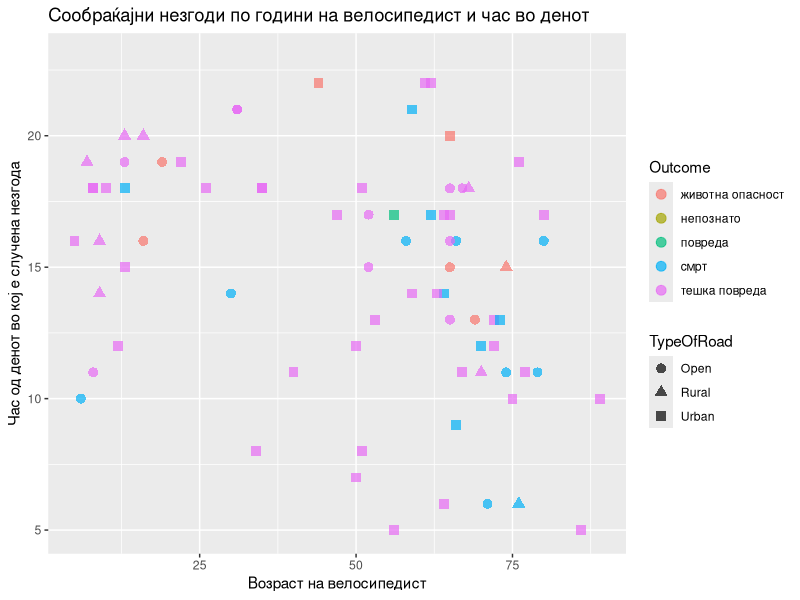
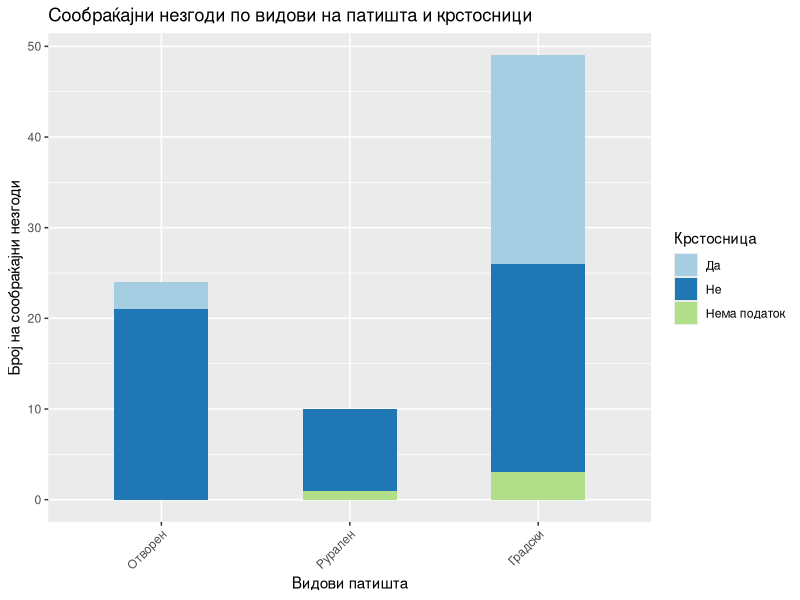
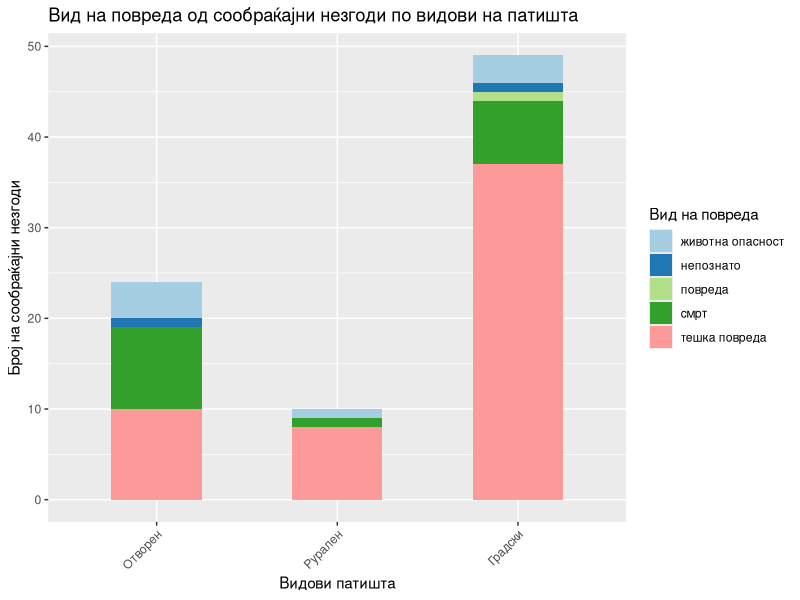
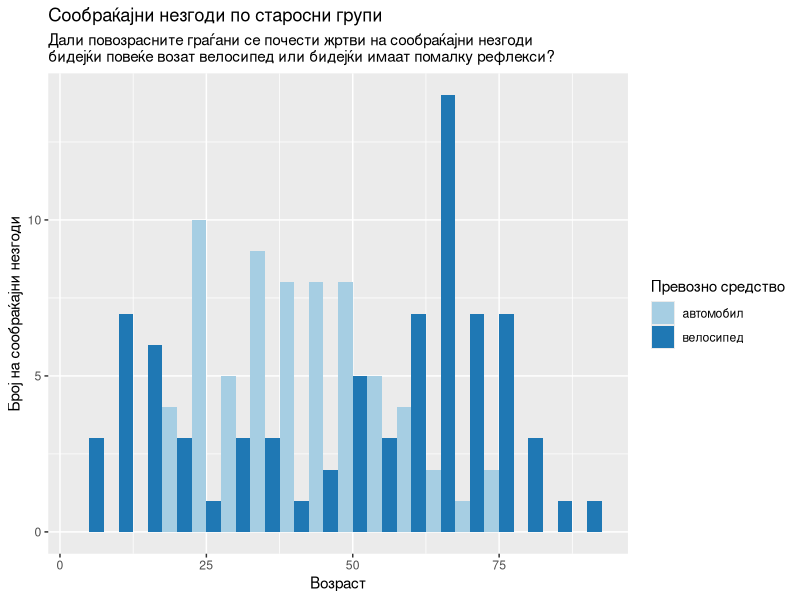
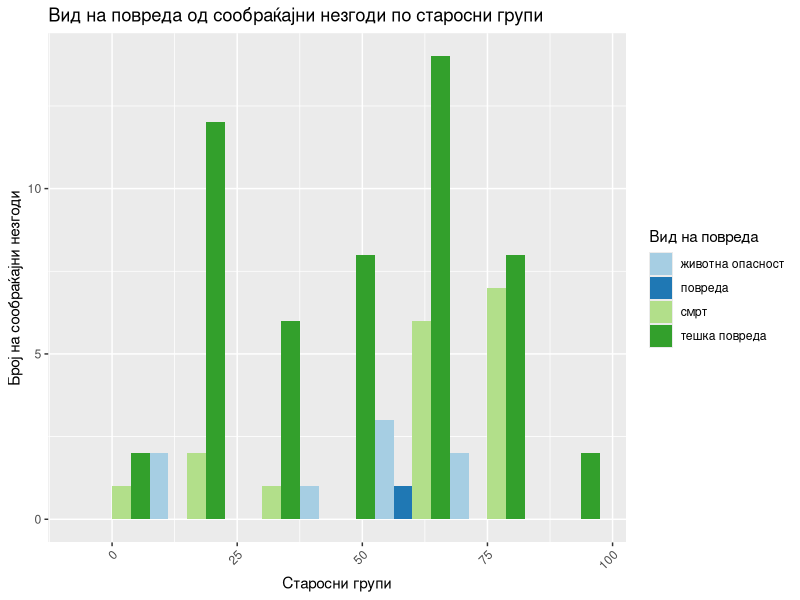
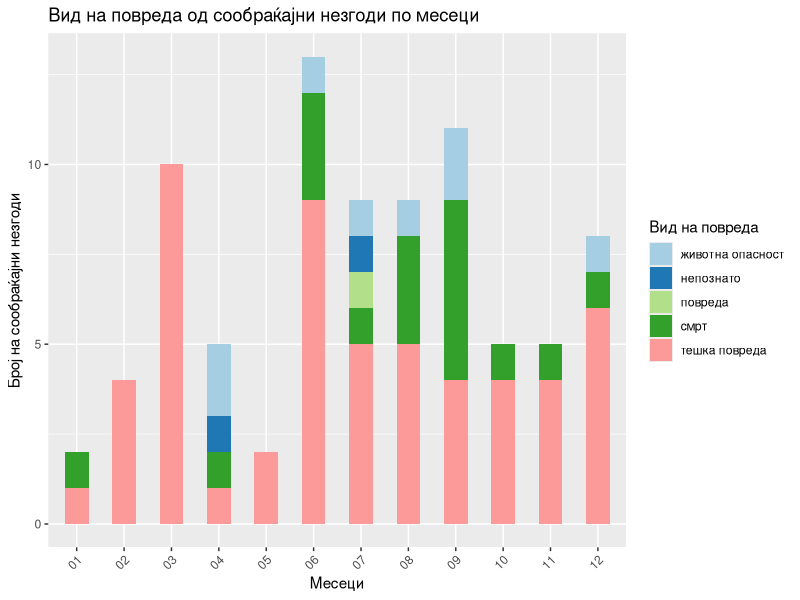
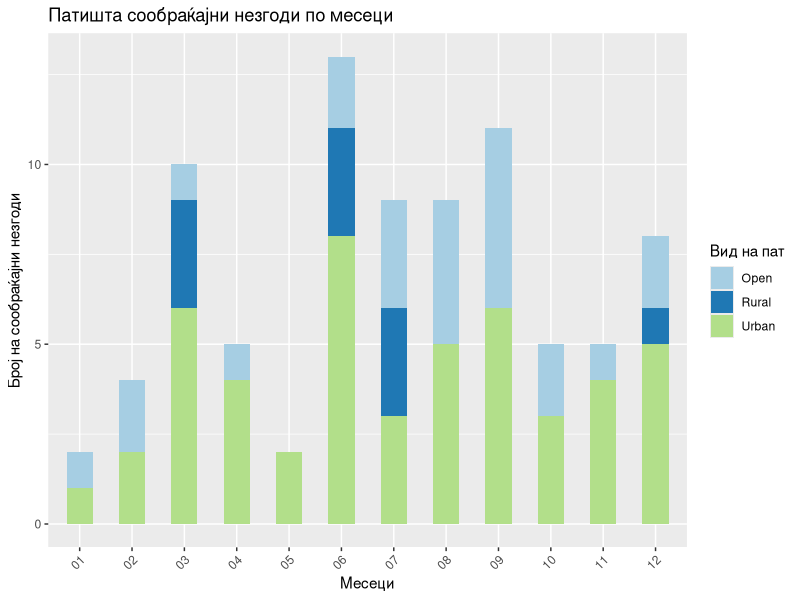
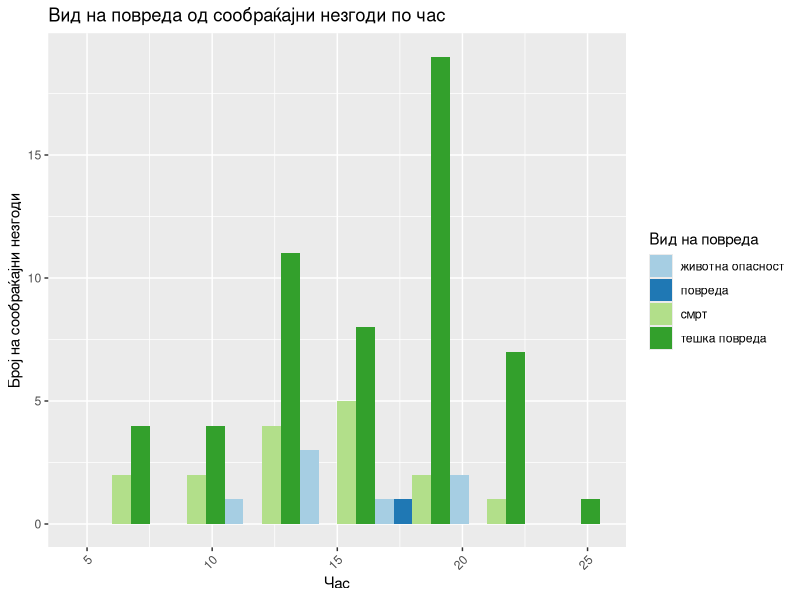

Reproduce these figures in R, in order.
## ---- chunk 1
# set global chunk options
knitr::opts_chunk$set(echo = FALSE, warning=FALSE, message=FALSE, cache=TRUE)
## ---- chunk 2
suppressPackageStartupMessages(library(tidyverse))
suppressPackageStartupMessages(library(lubridate))
## ---- chunk 3
#get the data
accidents <- as_tibble(read_csv("mvr-data.csv"))
## ---- chunk 4
#keep the traffic accidents
traffacc <- accidents %>%
  #separate Date of event; having months as observations might be useful.
  separate(DateOfEvent, c("Day", "Month", "Year"), sep = "\\.", remove = FALSE) %>%
  #separate hours:mins, make numeric
  separate(Hour, c("H", "M"), sep = "\\:", remove = FALSE) %>%
  mutate(Hours = as.numeric(H)) %>%
  #filter so we keep just the traffic accidents
  filter(Event == "сообраќајна незгода")
## ---- chunk 5
ggplot(traffacc, aes(x=AgeV1, y=Hours, color = Outcome, shape = TypeOfRoad)) +
  geom_point(size = 3, alpha = 0.7) +
  scale_fill_brewer(palette = "Paired") +
  labs(title="Сообраќајни незгоди по години на велосипедист и час во денот",
          x = "Возраст на велосипедист", y = "Час од денот во кој е случена незгода")
## ---- chunk 6
#On what type of roads traffic accidents happen, and is it a crossroad?
tbl1 <- with(traffacc, table(TypeOfRoad, Crossroad))
knitr::kable(tbl1, caption="Сообраќајни незгоди по видови на патишта и крстосници")
## ---- chunk 7
#plot roads and accidents
traffacc %>% mutate(Crossroad2=case_when(Crossroad == "да" ~ "Да",
                                         Crossroad == "не" ~ "Не",
                                         is.na(Crossroad) ~ "Нема податок")) %>%
ggplot(aes(TypeOfRoad)) +
  geom_bar(aes(fill=Crossroad2), width = 0.5) +
  scale_x_discrete(labels=c("Отворен", "Рурален", "Градски")) +
  theme(axis.text.x = element_text(angle=45, vjust=1, hjust=1)) +
  scale_fill_brewer(palette = "Paired") +
  labs(title="Сообраќајни незгоди по видови на патишта и крстосници",
          x = "Видови патишта", y = "Број на сообраќајни незгоди", fill = "Крстосница")
## ---- chunk 8

#plot roads and type of outcomes
  ggplot(traffacc, aes(TypeOfRoad)) +
    geom_bar(aes(fill=Outcome), width = 0.5) +
    scale_x_discrete(labels=c("Отворен", "Рурален", "Градски")) +
    theme(axis.text.x = element_text(angle=45, vjust=1, hjust=1)) +
    scale_fill_brewer(palette = "Paired") +
    labs(title="Вид на повреда од сообраќајни незгоди по видови на патишта",
            x = "Видови патишта", y = "Број на сообраќајни незгоди", fill = "Вид на повреда")

## ---- chunk 9
#Which months?
with(traffacc, table(Month, Year))
## ---- chunk 10
#new data sets for plot by age of persons
veh1 <- traffacc %>%
  select(DateOfEvent, TypeOfRoad, ends_with("1")) %>%
  rename(Vehicle=Vehicle1, Age=AgeV1, Gender=GenderV1)

veh2 <- traffacc %>%
  select(DateOfEvent, TypeOfRoad, ends_with("2")) %>%
  rename(Vehicle=Vehicle2, Age=AgeV2, Gender=GenderV2) %>%
  select(-TypeV2, -AlchoholV2)

#plot the age of cyclists and drivers
both_veh <- bind_rows(veh1, veh2)
both_veh %>% filter(Vehicle %in% c("велосипед", "автомобил")) %>%
ggplot(aes(x=Age, group=Vehicle, fill=Vehicle)) +
  geom_histogram(position="dodge", binwidth = 5) +
  scale_fill_brewer(palette = "Paired") +
  labs(title = "Сообраќајни незгоди по старосни групи",
       subtitle = "Дали повозрасните граѓани се почести жртви на сообраќајни незгоди
бидејќи повеќе возат велосипед или бидејќи имаат помалку рефлекси?",
     x = "Возраст", y = "Број на сообраќајни незгоди", fill = "Превозно средство")

## ---- chunk 11

ggplot(traffacc, aes(x=AgeV1, group=Outcome, fill=Outcome)) +
  geom_histogram(position="dodge", binwidth = 15) +
  theme(axis.text.x = element_text(angle=45, vjust=1, hjust=1)) +
  scale_fill_brewer(palette = "Paired") +
  labs(title="Вид на повреда од сообраќајни незгоди по старосни групи",
          x = "Старосни групи", y = "Број на сообраќајни незгоди", fill = "Вид на повреда")

## ---- chunk 12
#Is there a correlation between roads and outcome; months and outcome; age of bycicle rider and outcome?
#chi2 tests for categorical variables
tbl2 <- with(traffacc, table(TypeOfRoad, Outcome))
chisq.test(tbl2, correct = F)

tbl3 <- with(traffacc, table(Month, Outcome))
chisq.test(tbl3, correct = F)

tbl4 <- with(traffacc, table(AgeV1, Outcome))
chisq.test(tbl4, correct = F)
## ---- chunk 13

#plot months and type of outcomes
  ggplot(traffacc, aes(Month)) +
    geom_bar(aes(fill=Outcome), width = 0.5) +
    theme(axis.text.x = element_text(angle=45, vjust=1, hjust=1)) +
    scale_fill_brewer(palette = "Paired") +
    labs(title="Вид на повреда од сообраќајни незгоди по месеци",
            x = "Месеци", y = "Број на сообраќајни незгоди", fill = "Вид на повреда")


#plot months and roads
ggplot(traffacc, aes(Month)) +
  geom_bar(aes(fill=TypeOfRoad), width = 0.5) +
  theme(axis.text.x = element_text(angle=45, vjust=1, hjust=1)) +
  scale_fill_brewer(palette = "Paired") +
  labs(title="Патишта сообраќајни незгоди по месеци",
          x = "Месеци", y = "Број на сообраќајни незгоди", fill = "Вид на пат")
## ---- chunk 14

ggplot(traffacc, aes(x=Hours, group=Outcome, fill=Outcome)) +
  geom_histogram(position="dodge", binwidth = 3) +
  theme(axis.text.x = element_text(angle=45, vjust=1, hjust=1)) +
  scale_fill_brewer(palette = "Paired") +
  labs(title="Вид на повреда од сообраќајни незгоди по час",
          x = "Час", y = "Број на сообраќајни незгоди", fill = "Вид на повреда")

ggplot(traffacc, aes(x=Hours, group=TypeOfRoad, fill=TypeOfRoad)) +
  geom_histogram(position="dodge", binwidth = 3) +
  theme(axis.text.x = element_text(angle=45, vjust=1, hjust=1)) +
  scale_fill_brewer(palette = "Paired") +
  labs(title="Патишта на сообраќајни незгоди по час",
          x = "Час", y = "Број на сообраќајни незгоди", fill = "Вид на пат") 
  

#table(traffacc$Hours)
